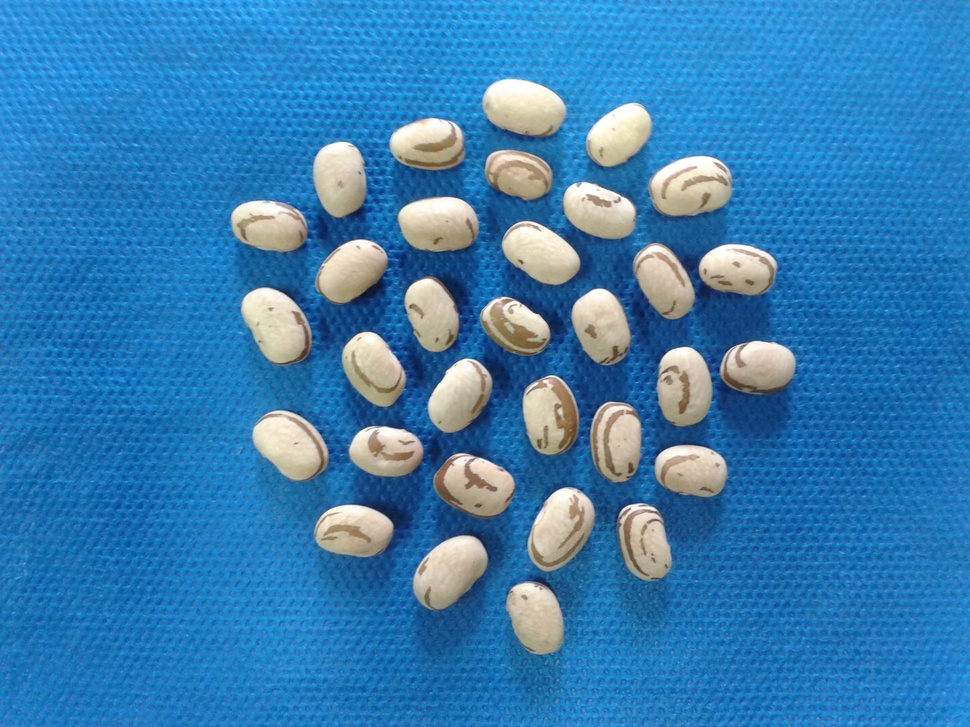
#> input picture Roteiros de Estudo Orientado - REOs/REO 02/AULA_02/feijao.jpg, 970 x 727 px, shrunk from 2048 x 1536 before the run
$ python aula_02_ex_07.py
#> lines starting #> are read from the running program, lines starting #| are printed output that depends on the picture
########################################################################################################################
# Lavras - MG
# 20/06/2020
# Universidade Federal de Lavras - UFLA
# Departamento de Biologia
# Programa de Pós Graduação em Genética e Melhoramento de Plantas
# Disciplina: Visão Computacional No Melhoramento de Plantas
# Docente: Vinícius Quintão Carneiro
# E-mail: vinicius.carneiro@ufla.br
# Github: vqcarneiro
########################################################################################################################
# PROCEDIMENTO: Histogramas 2D de imagens coloridas
########################################################################################################################
# Importar pacotes
import cv2 # Importa o pacote opencv
import numpy as np # Importa o pacote numpy
from matplotlib import pyplot as plt # Importa o pacote matplotlib
########################################################################################################################
# Leitura da imagem

nome_arquivo = 'feijao.jpg'
img_bgr = cv2.imread(nome_arquivo,1)
#> img_bgr is the input picture: shape (727, 970, 3); mean B, G, R 178.7, 126.2, 55.7
img_rgb = cv2.cvtColor(img_bgr,cv2.COLOR_BGR2RGB)

print('----------------------------------------------------------------------------------------------------------------')
print('INFORMAÇÕES DA IMAGEM')
print('----------------------------------------------------------------------------------------------------------------')
lin, col, canais = np.shape(img_bgr)
#> lin = 727; col = 970; canais = 3
print('Dimensão: ' + str(lin) +' x '+ str(col))
#| Dimensão: 727 x 970
print('Canais: ' + str(canais))
#| Canais: 3
print('Largura: ' + str(col))
#| Largura: 970
print('Altura: ' + str(lin))
#| Altura: 727
print('----------------------------------------------------------------------------------------------------------------')
########################################################################################################################
# Partição dos canais de uma imagem

r,g,b = cv2.split(img_rgb)
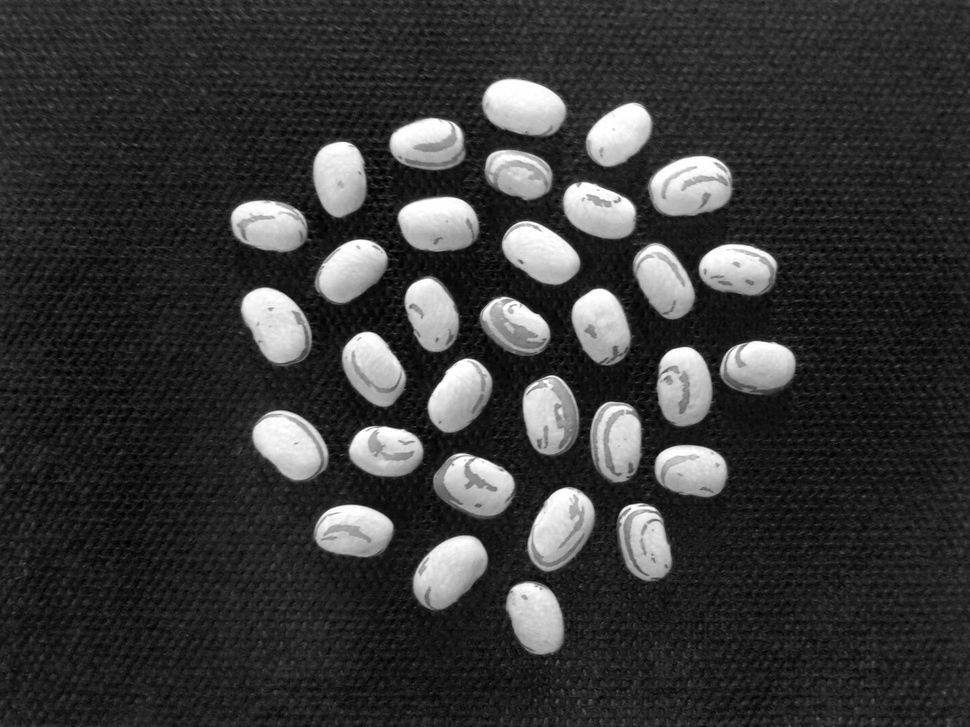
#> r: shape (727, 970); min 0, max 255, mean 55.7
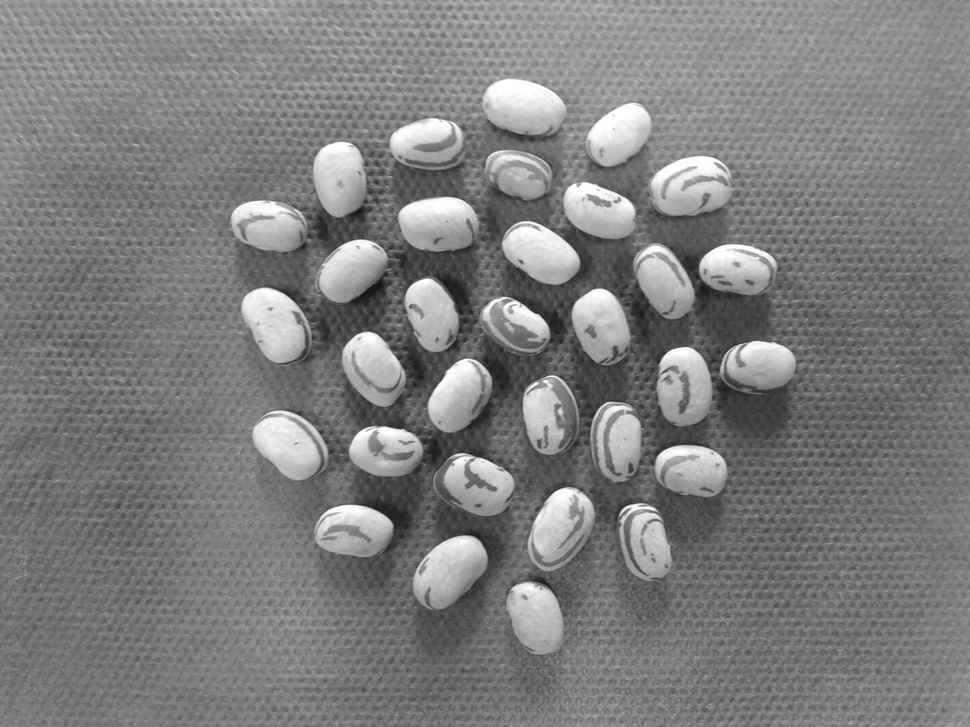
#> g: shape (727, 970); min 17, max 255, mean 126.2
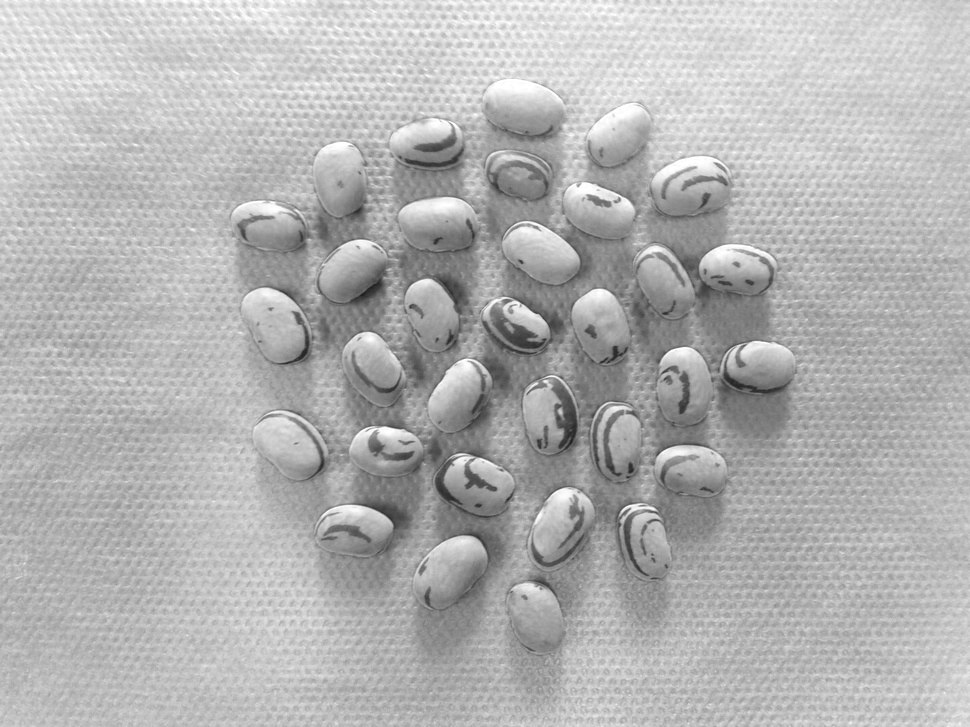
#> b: shape (727, 970); min 28, max 255, mean 178.7

########################################################################################################################
# Histograma da imagem

# Histograma 1D
hist_r = cv2.calcHist([r],[0],None,[256],[0,256])
#> hist_r = 256 values, max 19432 at index 27, min 146 at index 88, mean 2754.6
hist_g = cv2.calcHist([g],[0],None,[256],[0,256])
#> hist_g = 256 values, max 11890 at index 123, min 0 at index 0, mean 2754.6
hist_b = cv2.calcHist([b],[0],None,[256],[0,256])
#> hist_b = 256 values, max 10992 at index 182, min 0 at index 0, mean 2754.6
print('----------------------------------------------------------------------------------------------------------------')
print('INFORMAÇÕES DOS AULA_02 1D')
print('----------------------------------------------------------------------------------------------------------------')
lin_r, col_r = np.shape(hist_r)
#> lin_r = 256; col_r = 1
print('Dimensão: ' + str(lin_r) +' x '+ str(col_r))
#| Dimensão: 256 x 1
print('----------------------------------------------------------------------------------------------------------------')

# Histograma 2D
hist_r_g = cv2.calcHist([r,g],[0,1],None,[32,32],[0,256,0,256])
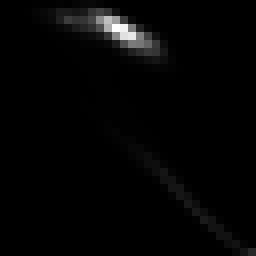
#> hist_r_g: shape (32, 32) float32 (shown 8 times larger); min 0, max 36735, mean 688.7; drawn with min black and max white
hist_r_b = cv2.calcHist([r,b],[0,1],None,[32,32],[0,256,0,256])
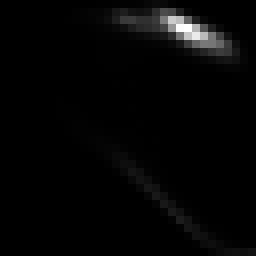
#> hist_r_b: shape (32, 32) float32 (shown 8 times larger); min 0, max 31472, mean 688.7; drawn with min black and max white
hist_g_b = cv2.calcHist([g,b],[0,1],None,[32,32],[0,256,0,256])
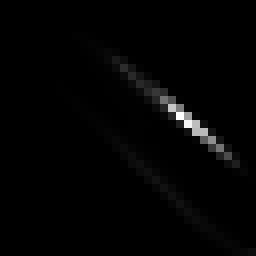
#> hist_g_b: shape (32, 32) float32 (shown 8 times larger); min 0, max 47281, mean 688.7; drawn with min black and max white

print('----------------------------------------------------------------------------------------------------------------')
print('INFORMAÇÕES DOS AULA_02 2D')
print('----------------------------------------------------------------------------------------------------------------')
lin_r_g, col_r_g = np.shape(hist_r_g)
#> lin_r_g = 32; col_r_g = 32
print('Dimensão: ' + str(lin_r_g) +' x '+ str(col_r_g))
#| Dimensão: 32 x 32
print('----------------------------------------------------------------------------------------------------------------')

# Histograma 3D
hist_3D = cv2.calcHist([img_rgb],[0,1,2],None,[8,8,8],[0,256,0,256,0,256])
print('----------------------------------------------------------------------------------------------------------------')
print('INFORMAÇÕES DOS AULA_02 3D')
print('----------------------------------------------------------------------------------------------------------------')
lin_rgb, col_rgb, esp_rgb = np.shape(hist_3D)
#> lin_rgb = 8; col_rgb = 8; esp_rgb = 8
print('Dimensão: ' + str(lin_rgb) +' x '+ str(col_rgb) + ' x ' + str(esp_rgb))
#| Dimensão: 8 x 8 x 8
print('Número de valores: ' + str(hist_3D.flatten().shape[0]))
#| Número de valores: 512
print('----------------------------------------------------------------------------------------------------------------')

########################################################################################################################
# Apresentar figuras

# IMAGENS
plt.figure('IMAGEM')
plt.subplot(2,3,2)
plt.imshow(img_rgb,cmap="gray")
plt.title("RGB")

plt.subplot(2,3,4)
plt.imshow(img_rgb[:,:,0],cmap='gray')
plt.title("R")

plt.subplot(2,3,5)
plt.imshow(img_rgb[:,:,1],cmap='gray')
plt.title("G")

plt.subplot(2,3,6)
plt.imshow(img_rgb[:,:,2],cmap='gray')
plt.title("B")

# Histogramas
plt.figure('AULA_02')
plt.subplot(2,3,1)
plt.plot(hist_r,color = 'r')
plt.title("Histograma - R")
plt.xlim([0,256])
plt.xlabel("Valores Pixels")
plt.ylabel("Número de Pixels")

plt.subplot(2,3,2)
plt.plot(hist_g,color = 'g')
plt.title("Histograma - G")
plt.xlim([0,256])
plt.xlabel("Valores Pixels")
plt.ylabel("Número de Pixels")

plt.subplot(2,3,3)
plt.plot(hist_b,color = 'blue')
plt.title("Histograma - B")
plt.xlim([0,256])
plt.xlabel("Valores Pixels")
plt.ylabel("Número de Pixels")

plt.subplot(2,3,4)
plt.imshow(hist_r_g,interpolation='nearest')
plt.title("R-G")
plt.colorbar()
plt.xlabel("R")
plt.ylabel("G")

plt.subplot(2,3,5)
plt.imshow(hist_r_b,interpolation='nearest')
plt.title("R-G")
plt.colorbar()
plt.xlabel("R")
plt.ylabel("B")

plt.subplot(2,3,6)
plt.imshow(hist_g_b,interpolation='nearest')
plt.title("R-G")
plt.colorbar()
plt.xlabel("G")
plt.ylabel("B")

plt.show()
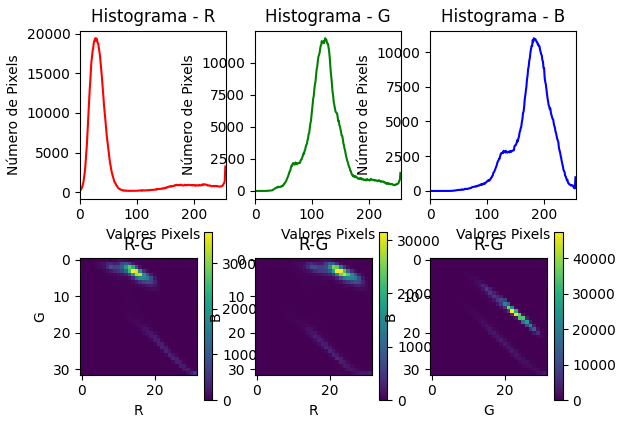
#> figure drawn by matplotlib, 9 panels; panel 1: curve peaks at x = 27, y = 19432; panel 2: curve peaks at x = 123, y = 11890; panel 3: curve peaks at x = 182, y = 10992
########################################################################################################################

$ run again, with Roteiros de Estudo Orientado - REOs/REO 02/AULA_02/batata.jpg copied over Roteiros de Estudo Orientado - REOs/REO 02/AULA_02/feijao.jpg
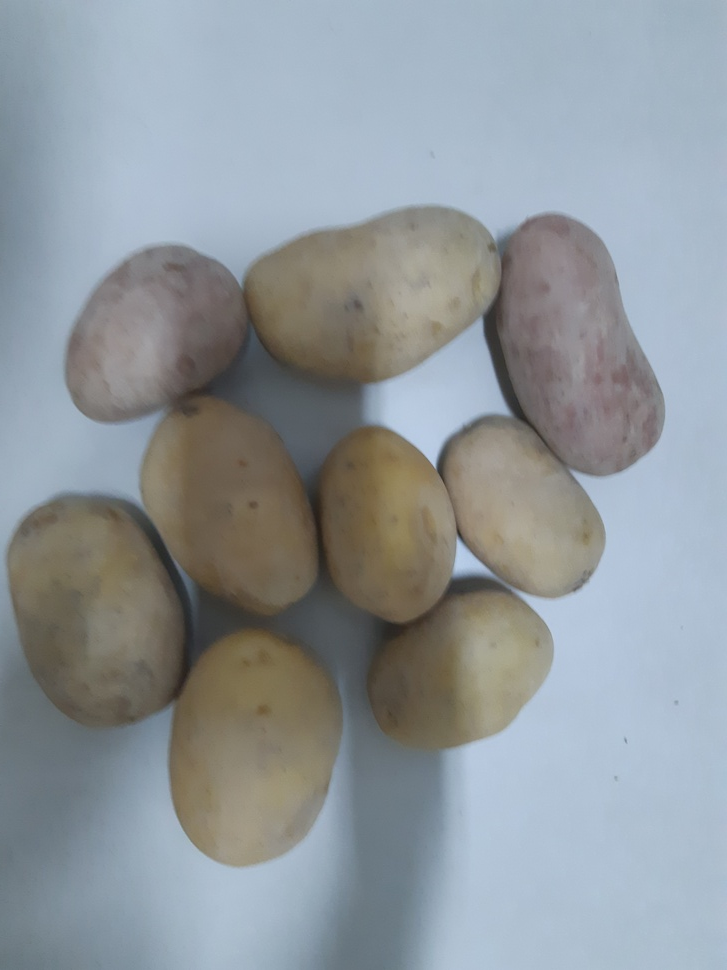
#> input picture Roteiros de Estudo Orientado - REOs/REO 02/AULA_02/batata.jpg, 727 x 970 px, shrunk from 3456 x 4608 before the run
#> img_bgr is the input picture: shape (970, 727, 3); mean B, G, R 156, 151.2, 144
#| Dimensão: 970 x 727
#| Canais: 3
#| Largura: 727
#| Altura: 970
#> `r,g,b = cv2.split(img_rgb)`:
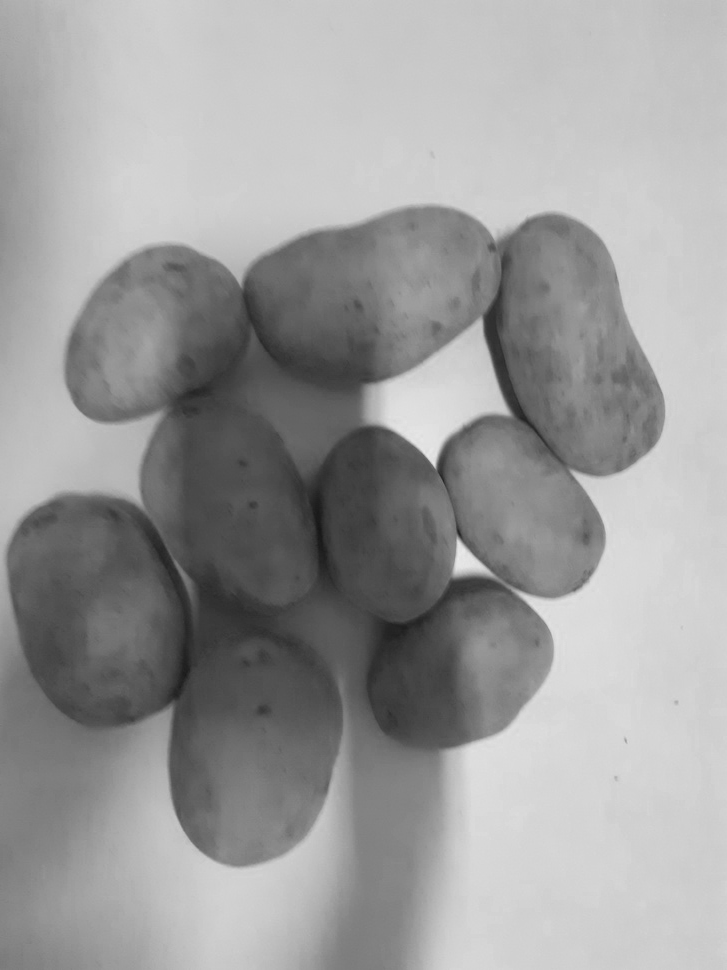
#> b: shape (970, 727); min 22, max 235, mean 156
#> hist_r = 256 values, max 32045 at index 173, min 0 at index 0, mean 2754.6
#> hist_g = 256 values, max 33139 at index 189, min 0 at index 0, mean 2754.6
#> hist_b = 256 values, max 24641 at index 205, min 0 at index 0, mean 2754.6
#| Dimensão: 256 x 1
#| Dimensão: 32 x 32
#| Dimensão: 8 x 8 x 8
#| Número de valores: 512
#> `plt.show()`:
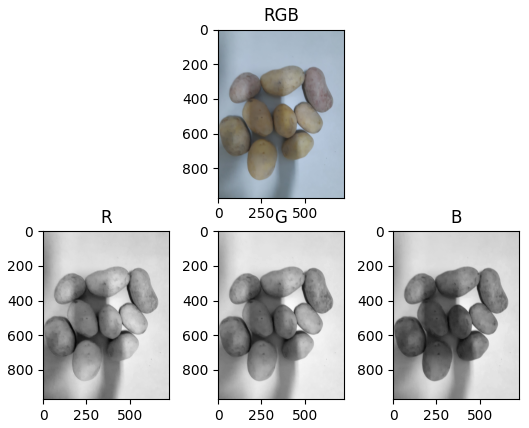
#> figure drawn by matplotlib, 4 panels

$ run again, with Roteiros de Estudo Orientado - REOs/REO 02/AULA_02/img_01.jpg copied over Roteiros de Estudo Orientado - REOs/REO 02/AULA_02/feijao.jpg
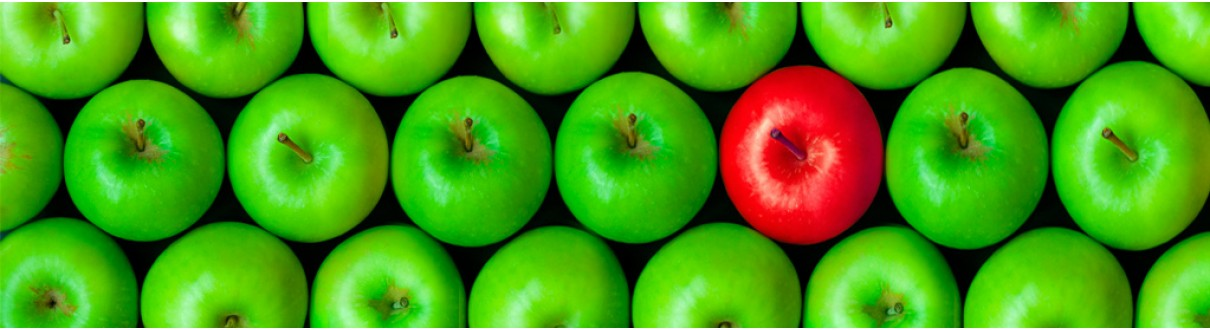
#> input picture Roteiros de Estudo Orientado - REOs/REO 02/AULA_02/img_01.jpg, 1210 x 330 px
#> img_bgr is the input picture: shape (330, 1210, 3); mean B, G, R 18.7, 157.4, 73.6
#| Dimensão: 330 x 1210
#| Canais: 3
#| Largura: 1210
#| Altura: 330
#> `r,g,b = cv2.split(img_rgb)`:
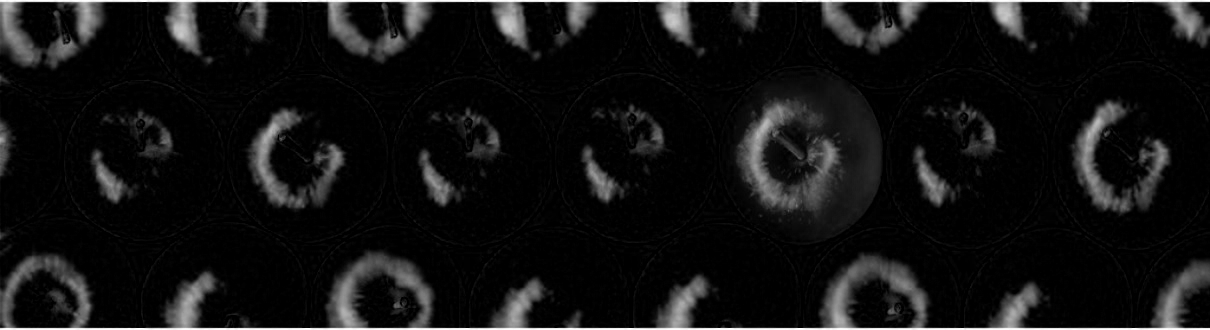
#> b: shape (330, 1210); min 0, max 255, mean 18.7
#> hist_r = 256 values, max 30087 at index 0, min 112 at index 182, mean 1559.8
#> hist_g = 256 values, max 6877 at index 0, min 234 at index 43, mean 1559.8
#> hist_b = 256 values, max 142581 at index 0, min 0 at index 203, mean 1559.8
#| Dimensão: 256 x 1
#> `hist_g_b = cv2.calcHist([g,b],[0,1],None,[32,32],[0,256,0,256])`:
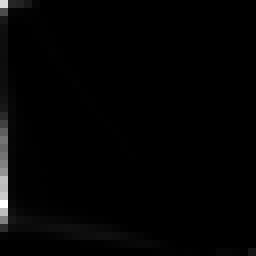
#> hist_g_b: shape (32, 32) float32 (shown 8 times larger); min 0, max 29157, mean 389.9; drawn with min black and max white
#| Dimensão: 32 x 32
#| Dimensão: 8 x 8 x 8
#| Número de valores: 512

$ run again, with Roteiros de Estudo Orientado - REOs/REO 02/AULA_02/macas.jpg copied over Roteiros de Estudo Orientado - REOs/REO 02/AULA_02/feijao.jpg
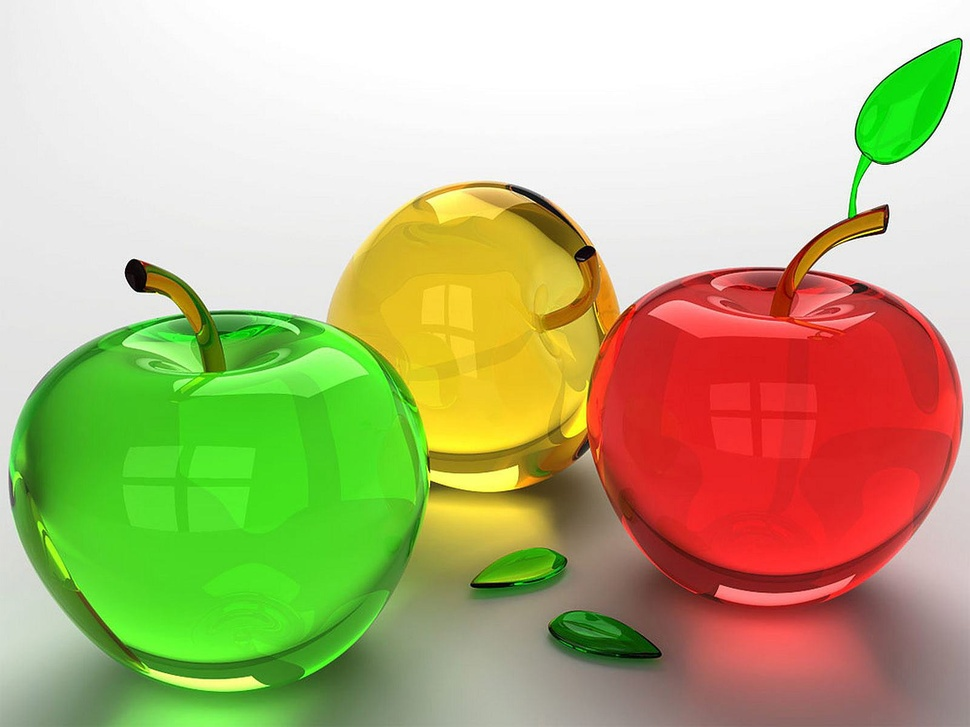
#> input picture Roteiros de Estudo Orientado - REOs/REO 02/AULA_02/macas.jpg, 970 x 727 px, shrunk from 1600 x 1200 before the run
#> img_bgr is the input picture: shape (727, 970, 3); mean B, G, R 129.3, 180.1, 184.7
#| Dimensão: 727 x 970
#| Canais: 3
#| Largura: 970
#| Altura: 727
#> hist_r = 256 values, max 52267 at index 255, min 125 at index 1, mean 2754.6
#> hist_g = 256 values, max 49741 at index 255, min 48 at index 1, mean 2754.6
#> hist_b = 256 values, max 47161 at index 255, min 166 at index 178, mean 2754.6
#| Dimensão: 256 x 1
#> `hist_r_g = cv2.calcHist([r,g],[0,1],None,[32,32],[0,256,0,256])`:
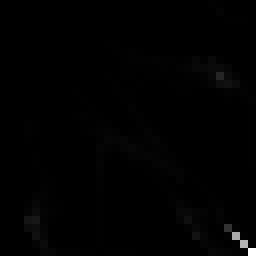
#> hist_r_g: shape (32, 32) float32 (shown 8 times larger); min 0, max 99474, mean 688.7; drawn with min black and max white
#| Dimensão: 32 x 32
#| Dimensão: 8 x 8 x 8
#| Número de valores: 512
